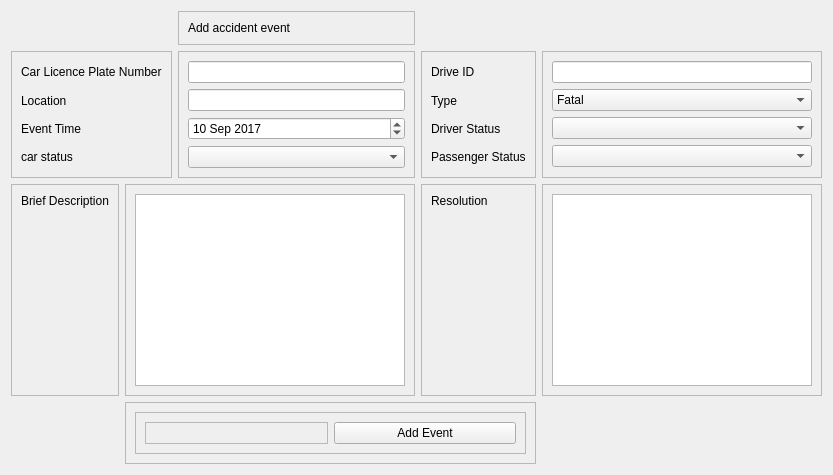
          <widget class="QWidget" name="tab_7">
           <attribute name="title">
            <string>Add Accident Event</string>
           </attribute>
           <layout class="QGridLayout" name="gridLayout_39">
            <item row="1" column="0" colspan="2">
             <widget class="QFrame" name="frame_10">
              <property name="frameShape">
               <enum>QFrame::StyledPanel</enum>
              </property>
              <property name="frameShadow">
               <enum>QFrame::Raised</enum>
              </property>
              <layout class="QGridLayout" name="gridLayout_28">
               <item row="2" column="0">
                <widget class="QLabel" name="label_28">
                 <property name="text">
                  <string>Event Time</string>
                 </property>
                </widget>
               </item>
               <item row="0" column="0">
                <widget class="QLabel" name="label_29">
                 <property name="text">
                  <string>Car Licence Plate Number</string>
                 </property>
                </widget>
               </item>
               <item row="1" column="0">
                <widget class="QLabel" name="label_31">
                 <property name="text">
                  <string>Location</string>
                 </property>
                </widget>
               </item>
               <item row="3" column="0">
                <widget class="QLabel" name="label_33">
                 <property name="text">
                  <string>car status</string>
                 </property>
                </widget>
               </item>
              </layout>
             </widget>
            </item>
            <item row="1" column="2">
             <widget class="QFrame" name="frame_11">
              <property name="frameShape">
               <enum>QFrame::StyledPanel</enum>
              </property>
              <property name="frameShadow">
               <enum>QFrame::Raised</enum>
              </property>
              <layout class="QGridLayout" name="gridLayout_37">
               <item row="0" column="0">
                <widget class="QLineEdit" name="caraccnumber"/>
               </item>
               <item row="1" column="0">
                <widget class="QLineEdit" name="accidentlocation"/>
               </item>
               <item row="2" column="0">
                <widget class="QDateEdit" name="accidentdate">
                 <property name="dateTime">
                  <datetime>
                   <hour>0</hour>
                   <minute>0</minute>
                   <second>0</second>
                   <year>2017</year>
                   <month>9</month>
                   <day>10</day>
                  </datetime>
                 </property>
                </widget>
               </item>
               <item row="3" column="0">
                <widget class="QComboBox" name="carstatus"/>
               </item>
              </layout>
             </widget>
            </item>
            <item row="1" column="3">
             <widget class="QFrame" name="frame_12">
              <property name="frameShape">
               <enum>QFrame::StyledPanel</enum>
              </property>
              <property name="frameShadow">
               <enum>QFrame::Raised</enum>
              </property>
              <layout class="QGridLayout" name="gridLayout_30">
               <item row="3" column="0">
                <widget class="QLabel" name="label_35">
                 <property name="text">
                  <string>Passenger Status</string>
                 </property>
                </widget>
               </item>
               <item row="1" column="0">
                <widget class="QLabel" name="label_26">
                 <property name="text">
                  <string>Type</string>
                 </property>
                </widget>
               </item>
               <item row="2" column="0">
                <widget class="QLabel" name="label_34">
                 <property name="text">
                  <string>Driver Status</string>
                 </property>
                </widget>
               </item>
               <item row="0" column="0">
                <widget class="QLabel" name="label_30">
                 <property name="text">
                  <string>Drive ID</string>
                 </property>
                </widget>
               </item>
              </layout>
             </widget>
            </item>
            <item row="1" column="4">
             <widget class="QFrame" name="frame_13">
              <property name="frameShape">
               <enum>QFrame::StyledPanel</enum>
              </property>
              <property name="frameShadow">
               <enum>QFrame::Raised</enum>
              </property>
              <layout class="QGridLayout" name="gridLayout_31">
               <item row="0" column="0">
                <widget class="QLineEdit" name="driverid"/>
               </item>
               <item row="1" column="0">
                <widget class="QComboBox" name="accidenttype">
                 <item>
                  <property name="text">
                   <string>Fatal</string>
                  </property>
                 </item>
                 <item>
                  <property name="text">
                   <string>Non Fatal</string>
                  </property>
                 </item>
                </widget>
               </item>
               <item row="2" column="0">
                <widget class="QComboBox" name="driverstatus"/>
               </item>
               <item row="3" column="0">
                <widget class="QComboBox" name="passengerstatus"/>
               </item>
              </layout>
             </widget>
            </item>
            <item row="2" column="0">
             <widget class="QFrame" name="frame_19">
              <property name="frameShape">
               <enum>QFrame::StyledPanel</enum>
              </property>
              <property name="frameShadow">
               <enum>QFrame::Raised</enum>
              </property>
              <layout class="QGridLayout" name="gridLayout_38">
               <item row="0" column="0" alignment="Qt::AlignTop">
                <widget class="QLabel" name="label_32">
                 <property name="text">
                  <string>Brief Description</string>
                 </property>
                </widget>
               </item>
              </layout>
             </widget>
            </item>
            <item row="2" column="1" colspan="2">
             <widget class="QFrame" name="frame_17">
              <property name="frameShape">
               <enum>QFrame::StyledPanel</enum>
              </property>
              <property name="frameShadow">
               <enum>QFrame::Raised</enum>
              </property>
              <layout class="QGridLayout" name="gridLayout_29">
               <item row="0" column="0">
                <widget class="QTextEdit" name="briefdescription">
                 <property name="minimumSize">
                  <size>
                   <width>270</width>
                   <height>192</height>
                  </size>
                 </property>
                </widget>
               </item>
              </layout>
             </widget>
            </item>
            <item row="2" column="3">
             <widget class="QFrame" name="frame_18">
              <property name="frameShape">
               <enum>QFrame::StyledPanel</enum>
              </property>
              <property name="frameShadow">
               <enum>QFrame::Raised</enum>
              </property>
              <layout class="QGridLayout" name="gridLayout_35">
               <item row="0" column="0" alignment="Qt::AlignTop">
                <widget class="QLabel" name="label_27">
                 <property name="text">
                  <string>Resolution</string>
                 </property>
                </widget>
               </item>
              </layout>
             </widget>
            </item>
            <item row="2" column="4">
             <widget class="QFrame" name="frame_20">
              <property name="frameShape">
               <enum>QFrame::StyledPanel</enum>
              </property>
              <property name="frameShadow">
               <enum>QFrame::Raised</enum>
              </property>
              <layout class="QGridLayout" name="gridLayout_36">
               <item row="0" column="0">
                <widget class="QTextEdit" name="resolution">
                 <property name="sizePolicy">
                  <sizepolicy hsizetype="Minimum" vsizetype="Minimum">
                   <horstretch>0</horstretch>
                   <verstretch>0</verstretch>
                  </sizepolicy>
                 </property>
                 <property name="minimumSize">
                  <size>
                   <width>260</width>
                   <height>192</height>
                  </size>
                 </property>
                 <property name="tabChangesFocus">
                  <bool>true</bool>
                 </property>
                </widget>
               </item>
              </layout>
             </widget>
            </item>
            <item row="3" column="1" colspan="3">
             <widget class="QFrame" name="frame_14">
              <property name="frameShape">
               <enum>QFrame::StyledPanel</enum>
              </property>
              <property name="frameShadow">
               <enum>QFrame::Raised</enum>
              </property>
              <layout class="QGridLayout" name="gridLayout_34">
               <item row="0" column="0">
                <widget class="QFrame" name="frame_15">
                 <property name="frameShape">
                  <enum>QFrame::StyledPanel</enum>
                 </property>
                 <property name="frameShadow">
                  <enum>QFrame::Raised</enum>
                 </property>
                 <layout class="QGridLayout" name="gridLayout_32">
                  <item row="0" column="1">
                   <widget class="QPushButton" name="addaccident">
                    <property name="text">
                     <string>Add Event</string>
                    </property>
                   </widget>
                  </item>
                  <item row="0" column="0">
                   <widget class="QFrame" name="frame_22">
                    <property name="frameShape">
                     <enum>QFrame::StyledPanel</enum>
                    </property>
                    <property name="frameShadow">
                     <enum>QFrame::Raised</enum>
                    </property>
                   </widget>
                  </item>
                 </layout>
                </widget>
               </item>
              </layout>
             </widget>
            </item>
            <item row="0" column="2">
             <widget class="QFrame" name="frame_9">
              <property name="frameShape">
               <enum>QFrame::StyledPanel</enum>
              </property>
              <property name="frameShadow">
               <enum>QFrame::Raised</enum>
              </property>
              <layout class="QGridLayout" name="gridLayout_27">
               <item row="0" column="0">
                <widget class="QLabel" name="label_25">
                 <property name="text">
                  <string>Add accident event</string>
                 </property>
                </widget>
               </item>
              </layout>
             </widget>
            </item>
           </layout>
          </widget>
